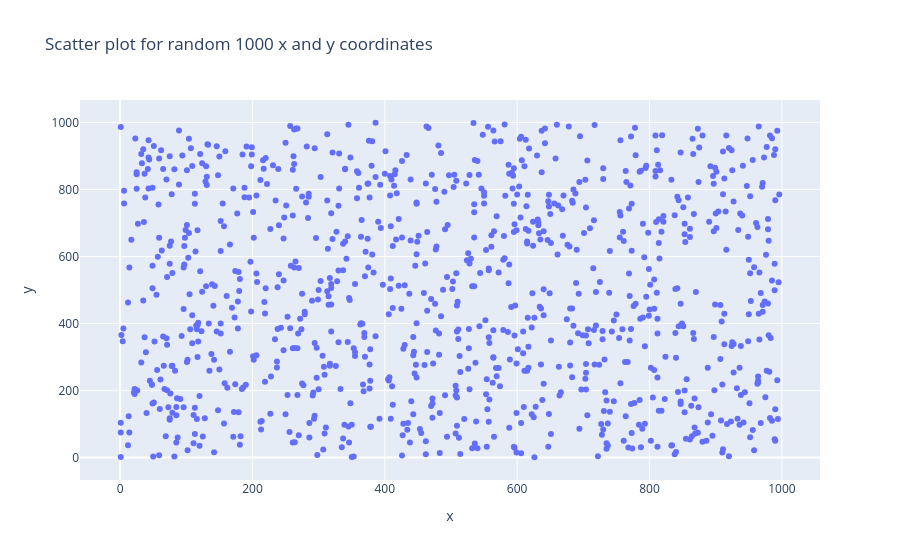

The cell this chart's notebook holds for it:
### Code cell
# 1. Write a program to draw a scatter plot for random 1000 x and y coordinates 
import numpy as np
import pandas as pd
import plotly.express as ple

data={
    'x':np.random.randint(1,1000,1000),
    'y':np.random.randint(1,1000,1000)
}

df=pd.DataFrame(data)

fig=ple.scatter(df,x='x',y='y',title="Scatter plot for random 1000 x and y coordinates")
fig.show()

### Figure 1 — Plotly figure (JSON) as saved in the notebook; plotly's stock layout.template omitted (floating-point values rounded to 4 significant figures; data arrays with more than 128 entries replaced by an {"elided": "..."} marker saying what was removed)
{"data": [{"hovertemplate": "x=%{x}<br>y=%{y}<extra></extra>", "legendgroup": "", "marker": {"color": "#636efa", "symbol": "circle"}, "mode": "markers", "name": "", "orientation": "v", "showlegend": false, "type": "scatter", "x": {"elided": "1000 int values"}, "xaxis": "x", "y": {"elided": "1000 int values"}, "yaxis": "y"}], "layout": {"legend": {"tracegroupgap": 0}, "title": {"text": "Scatter plot for random 1000 x and y coordinates"}, "xaxis": {"anchor": "y", "domain": [0, 1], "title": {"text": "x"}}, "yaxis": {"anchor": "x", "domain": [0, 1], "title": {"text": "y"}}}}
